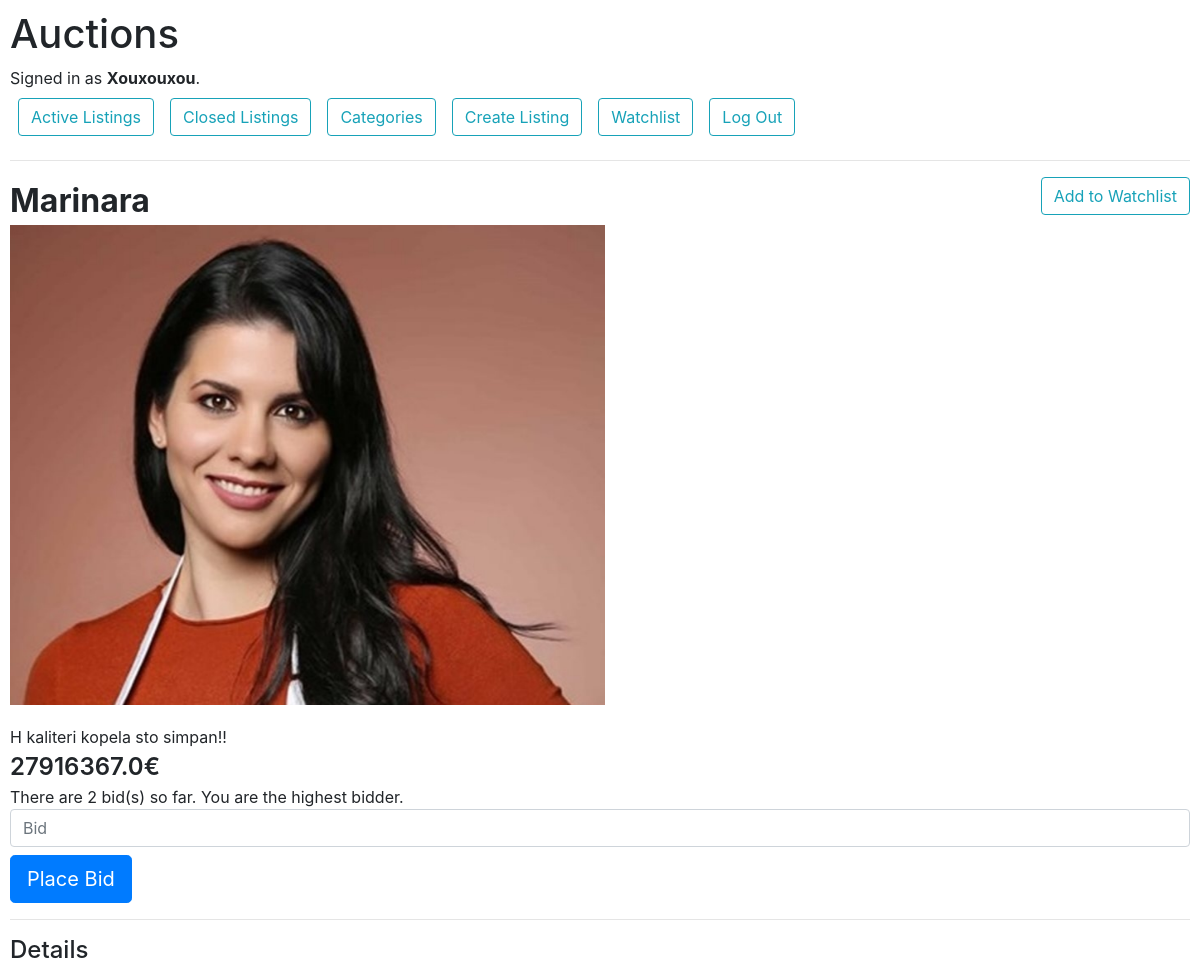
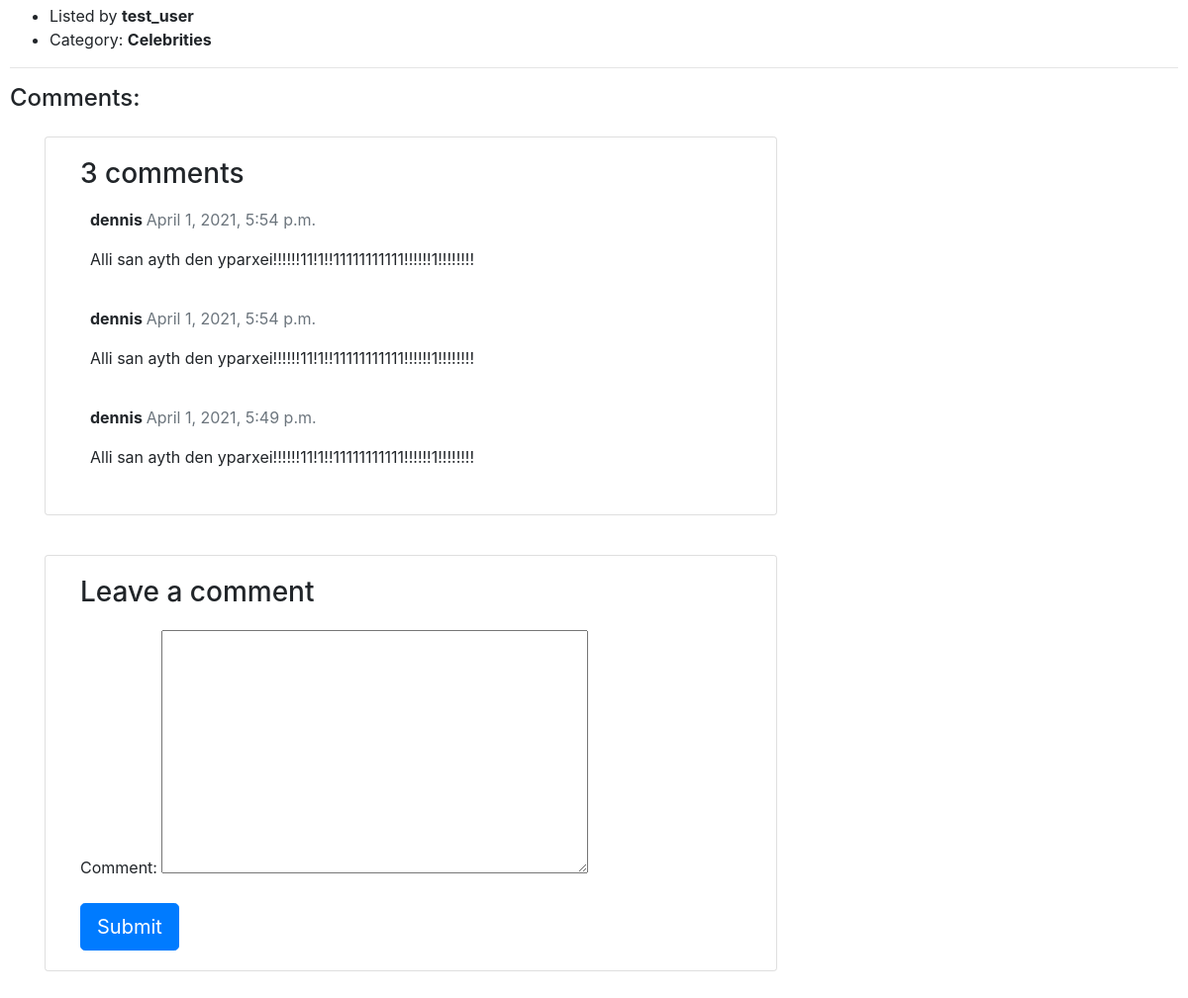
The app's page /listings/3/ (signed in) with its own data (2 pictures, top to bottom).
### auctions/models.py (models this page shows, shortened)
class User(AbstractUser):
    pass

class Listing(models.Model):
    user = models.ForeignKey(User, related_name="owner", on_delete=models.CASCADE, null= True)
    title = models.CharField(max_length=150)
    category = models.ForeignKey(Category, related_name="kind", on_delete=models.CASCADE, null= True)
    listing = models.TextField(null=True)
    image = models.FileField(default='default.png')
    date = models.DateTimeField(null=True)
    active = models.BooleanField(default=True)
    watchlist = models.ManyToManyField(User, related_name="in_watchlist",blank=True)
    price = models.FloatField(
        default = 0,
        validators=[
            MinValueValidator(0)
        ]
    )
    class Meta:
        verbose_name = "Listing"
        verbose_name_plural = "Listings"
        ordering = ['-date']

class Category(models.Model):
    category = models.CharField(max_length=20)
    class Meta:
        verbose_name = "Category"
        verbose_name_plural = "Categories"
        ordering = ['category']
    def __str__(self):
        return self.category

class Comment(models.Model):
    post = models.ForeignKey(Listing,on_delete=models.CASCADE,related_name='comments',null=True)
    name = models.ForeignKey(User, related_name="user_name", on_delete=models.CASCADE, null= True)
    comment = models.TextField(null=True)
    created_on = models.DateTimeField(auto_now_add=True,null=True)
    class Meta:
        ordering = ['-created_on']

### auctions/views.py (the view, shortened to what this page needs)
# urls.py: path("listings/<int:listing_id>/", views.listing_page, name="listing_page"),
def listing_page(request, listing_id):
    listing = get_object_or_404(Listing, id=listing_id)
    comments = listing.comments.all()
    bids = listing.bids.all()
    highest_bid = listing.bids.order_by("-price").first()
    comment_form = CommentForm()
    watchlist_users = listing.watchlist.all()
    operator = False
    for user in watchlist_users:
        if (user == request.user):
            operator = True
    return render(request, "auctions/listing_page.html", {
        "listing": listing,
        'comments': comments,
        'comment_form': comment_form,
        'bids':bids,
        'highest_bid': highest_bid,
        "operator": operator,
    })

### auctions/forms.py
class CommentForm(forms.ModelForm):
    class Meta:
        model = Comment
        fields = ('comment',)

### auctions/templates/auctions/listing_page.html (shortened to what this page needs)
{% extends "auctions/layout.html" %}
{% load mathfilters %}
{%block body%}
    <div class="row">
        <div class="col-10" style="font-size:200%">
            <strong>{{listing.title}}</strong>
        </div>
        <div class="col-2">
        {%if listing.active == True%}
            {%if user == listing.user %}
                <form action="{% url 'close_listing' %}" method="POST">
                    {% csrf_token %}
                    <input type="hidden" name="listing" value = {{listing.id}}>
                    <button type="submit" class="btn btn-outline-info" style="float:right">Close Listing</button>
                </form>
            {%else%}
                    <form action="{% url 'add_to_watchlist' %}" method = "POST">
                        <button type="submit" class="btn btn-outline-info" style="float:right">Add to Watchlist</button>
                    </form>
            {%endif%}
        {%endif%}
        </div>
    </div>
    <div class="row">
        <div class = "col-9">
            <img src="{{ listing.image.url }}"  style="width:auto; height:auto; max-height:60vh; max-width:70vw;">
        </div>
    </div>
    <div style="margin-top:20px">
        {{listing.listing}}
    </div>
    <div style="font-size:150%; font-weight: 600;">
        {{listing.price}}&euro;
    </div>
        {%if listing.active == False %}
                    {%if highest_bid.name == user%}
                        <h5>Congratulations. You are the winner of this auction!</h5>
                    {%else%}
                        <h5> The winner of the auction is {{highest_bid.name}}</h5>
                    {%endif%}
        {%else%}
                <div>
                    There are {{ bids.count|sub:1 }} bid(s) so far.
                    {%if highest_bid.name == user and user != listing.user %}
                        You are the highest bidder.
                    {%endif%}
                </div>
                <div>
                    {%if user == listing.user %}
                    <div class="alert alert-warning" role="alert">
                        You are the listing's owner. You can't bid on it
                    </div>
                    {%else%}
                        <form action="{% url 'place_bid' listing.id %}" method="POST">
                            <input tyle="text" class="form-control .col-3" name="bid" placeholder="Bid" rows="1">
                            <button type="submit" class="btn btn-primary  btn-lg mt-2" >Place Bid</button>
                        </form>
                    {%endif%}
                </div>
        {%endif%}
    <hr>
    <h4>Details</h4>
    <ul>
        <li>Listed by <strong>{{listing.user}}</strong></li>
        <li>Category: <strong>{{listing.category}}</strong></li>
    </ul>
    <hr>
    <h4>Comments:</h4>
    <div class="row">
        <div class="container">
            <div class="col-8 card mb-4  mt-3 ">
                <div class="card-body">
                    <h3>{{ comments.count }} comments</h3>
                    {% for comment in comments %}
                        <div class="comments" style="padding: 10px;">
                            <p class="font-weight-bold">
                                {{ comment.name }}
                                <span class=" text-muted font-weight-normal">
                                {{ comment.created_on }}
                                </span>
                            </p>
                            {{ comment.comment | linebreaks }}
                        </div>
                    {% endfor %}
                </div>
            </div>
        </div>
    </div>
    {% if user.is_authenticated %}
    <div class="row">
        <div class="container">
            <div class="col-8 card mb-4  mt-3 ">
                <div class="card-body">
                    <h3>Leave a comment</h3>
                    <form method="post" style="margin-top: 1.3em;">
                        {{ comment_form.as_p }}
                        <button type="submit" class="btn btn-primary  btn-lg">Submit</button>
                    </form>
                </div>
            </div>
        </div>
    </div>
    {%else%}
    <h3><a href="{% url 'login' %}" style="color:black; text-decoration:none;">Login to leave a comment</a></h3>
    {%endif%}
{%endblock%}

### auctions/templates/auctions/layout.html (shortened to what this page needs)
{% load static %}
<!DOCTYPE html>
<html lang="en">
    <head>
        <link rel="stylesheet" href="https://stackpath.bootstrapcdn.com/bootstrap/4.4.1/css/bootstrap.min.css">
        <link href="{% static 'auctions/styles.css' %}" rel="stylesheet">
    </head>
    <body>
        <h1>Auctions</h1>
        <div>
            {% if user.is_authenticated %}
                Signed in as <strong>{{ user.username }}</strong>.
            {% else %}
                Not signed in.
            {% endif %}
        </div>
        <ul class="nav">
            <li class="nav-item">
                <a class="btn btn btn-outline-info btn-md m-2" href="{% url 'index' %}">Active Listings</a>
            </li>
            <li class="nav-item">
                <a class="btn btn btn-outline-info btn-md m-2" href="{% url 'closed_listings' %}">Closed Listings</a>
            </li>
            <li class="nav-item">
                <a class="btn btn btn-outline-info btn-md m-2" href="{% url 'select_categories'%}">Categories</a>
            </li>
            {% if user.is_authenticated %}
                <li class="nav-item float-right">
                    <a class="btn btn-outline-info btn-md m-2" role="button" href="{% url 'create_listing' %}">Create Listing</a>
                </li>
                <li class="nav-item float-right">
                    <form action = "{% url 'watchlist' %}" method="POST">
                        <button type="submit" class="btn btn-outline-info btn-md m-2">Watchlist</button>
                    </form>
                </li>
                <li class="nav-item float-right">
                    <a class="btn btn-outline-info btn-md m-2" href="{% url 'logout' %}">Log Out</a>
                </li>
            {% endif %}
        </ul>
        <hr>
        {% block body %}
        {% endblock %}
    </body>
</html>

### auctions/static/auctions/styles.css (style rules this page uses)
body { padding: 10px; }

### records on screen
User: username "Xouxouxou"
Listing: title "Marinara", image (picture), listing "H kaliteri kopela sto simpan!!", price "27916367.0", count|sub "2", user "test_user", category "Celebrities", count "3"
Comment: name "dennis", created_on "April 1, 2021, 5:54 p.m.", comment "Alli san ayth den yparxei!!!!!!11!1!!11111111111!!!!!!1!!!!!!!!"
Comment: name "dennis", created_on "April 1, 2021, 5:54 p.m.", comment "Alli san ayth den yparxei!!!!!!11!1!!11111111111!!!!!!1!!!!!!!!"
Comment: name "dennis", created_on "April 1, 2021, 5:49 p.m.", comment "Alli san ayth den yparxei!!!!!!11!1!!11111111111!!!!!!1!!!!!!!!"
